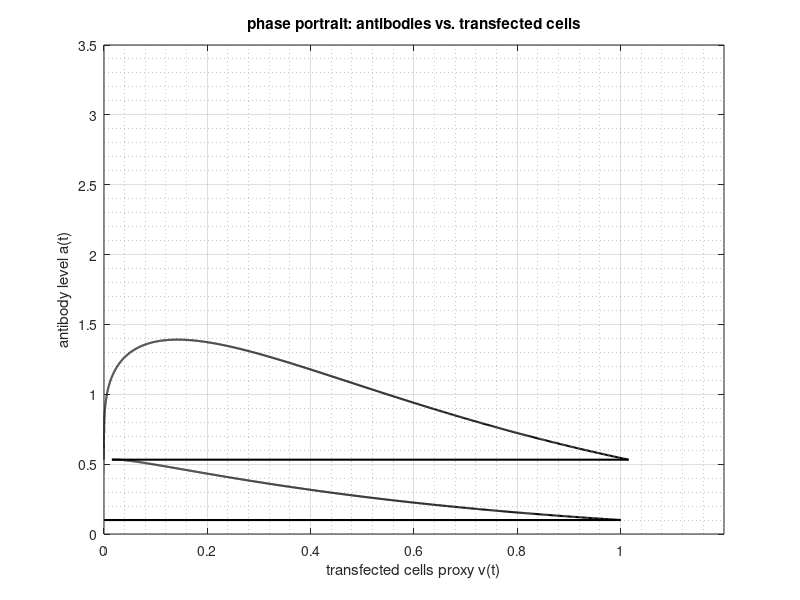

This chart was generated by the following MATLAB code:
%% 
% Phase Portrait - Antibodies vs. Transfected Cells
clear; clc; close all;
% Parameters & Initial Conditions
t1_span = [0 21];
t2_span = [21 180]; % Extended to 180 days to show decay down y-axis to steady state
k1 = 10; k2 = 50; 
r1 = 0.019; r2 = 0.26; r3 = 0.014; r4 = 0.038;
% ODE System (Natural dynamics without continuous pulse)
sys_ode = @(t,y) [ ...
    r1*y(2) + r2*y(1)*y(2) + y(1)*(r3 - r4*y(1)); ...
    -(k1*y(2)) / (k2 + y(2) + eps) ...
];
options = odeset('MaxStep', 0.05); 
% Dose 1 (Day 0) - Instantaneous jump of V from 0 to 1 at A = 0.1
y0_dose1 = [0.1; 1]; 
[t1, y1] = ode45(sys_ode, t1_span, y0_dose1, options);
% Dose 2 (Day 21) - Instantaneous jump adding +1 to V at current antibody level
A_dose2_start = y1(end, 1);
V_dose2_start = y1(end, 2) + 1;
y0_dose2 = [A_dose2_start; V_dose2_start];
[t2, y2] = ode45(sys_ode, t2_span, y0_dose2, options);
% Combine data and insert horizontal jump coordinates
V_full = [0; y1(:,2); V_dose2_start; y2(:,2)];
A_full = [0.1; y1(:,1); A_dose2_start; y2(:,1)];
% Phase Portrait (V on X-axis, A on Y-axis)
figure(10);
set(gcf, 'Color', 'w');
plot(V_full, A_full, 'k-', 'LineWidth', 1.5);
title('phase portrait: antibodies vs. transfected cells', 'FontWeight', 'bold');
xlabel('transfected cells proxy v(t)');
ylabel('antibody level a(t)');
grid on; 
grid minor;
xlim([0, 1.2]);
ylim([0, 3.5]);
